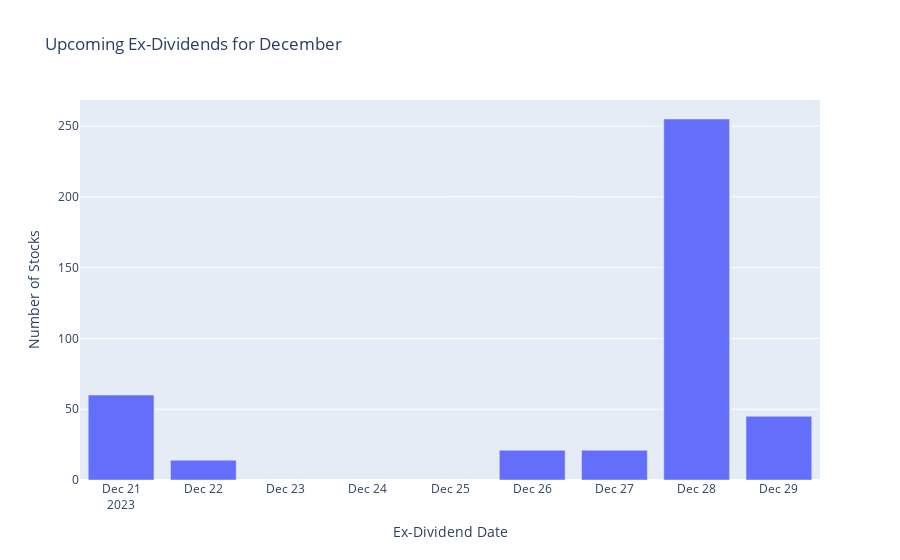

The cell this chart's notebook holds for it:
### Markdown cell above
# Dividend chart showing upcoming opportunities

### Code cell
import requests
import datetime
import pandas as pd
import plotly.express as px


# set api key
API_KEY = 'I3RTEm6vso7yOXBhGcYSidwUhRHaSgWy'
# Get today's date
today = datetime.date.today()
# Calculate tomorrow's date
tomorrow = today + datetime.timedelta(days=1)
# Calculate the end of the current month
end_of_month = today.replace(day=28) + datetime.timedelta(days=4)

# Define the API endpoint with parameters for the date range
api_url = f"https://api.polygon.io/v3/reference/dividends?ex_dividend_date.gt={tomorrow}&ex_dividend_date.lt={end_of_month}&limit=1000&apiKey={API_KEY}"

# Send GET request to the API
response = requests.get(api_url)
# Convert the response to JSON
data = response.json()

# Create a DataFrame from the API response
df = pd.DataFrame(data['results'])
# Sort DataFrame by the ex-dividend date
df.sort_values(by=['ex_dividend_date'], inplace=True)

# Group by ex_dividend_date and count the number of stocks for each date
stocks_per_date = df.groupby(['ex_dividend_date']).size()

# Get the current month's name for the plot title
current_month = datetime.datetime.now().strftime("%B")

# Create a bar plot with the grouped data
fig = px.bar(stocks_per_date, title=f'Upcoming Ex-Dividends for {current_month}')
# Update plot labels
fig.update_layout(xaxis_title='Ex-Dividend Date', yaxis_title='Number of Stocks', showlegend=False)
# Customize hover data
fig.update_traces(hovertemplate='Ex-Dividend Date: %{x}<br>Number of Stocks: %{y}')

# Display the plot
fig.show()

### Figure 1 — Plotly figure (JSON) as saved in the notebook; plotly's stock layout.template omitted (floating-point values rounded to 4 significant figures)
{"data": [{"alignmentgroup": "True", "hovertemplate": "Ex-Dividend Date: %{x}<br>Number of Stocks: %{y}", "legendgroup": "0", "marker": {"color": "#636efa", "pattern": {"shape": ""}}, "name": "0", "offsetgroup": "0", "orientation": "v", "showlegend": true, "textposition": "auto", "type": "bar", "x": ["2023-12-21", "2023-12-22", "2023-12-26", "2023-12-27", "2023-12-28", "2023-12-29"], "xaxis": "x", "y": [60, 14, 21, 21, 255, 45], "yaxis": "y"}], "layout": {"barmode": "relative", "legend": {"title": {"text": "variable"}, "tracegroupgap": 0}, "showlegend": false, "title": {"text": "Upcoming Ex-Dividends for December"}, "xaxis": {"anchor": "y", "domain": [0, 1], "title": {"text": "Ex-Dividend Date"}}, "yaxis": {"anchor": "x", "domain": [0, 1], "title": {"text": "Number of Stocks"}}}}
